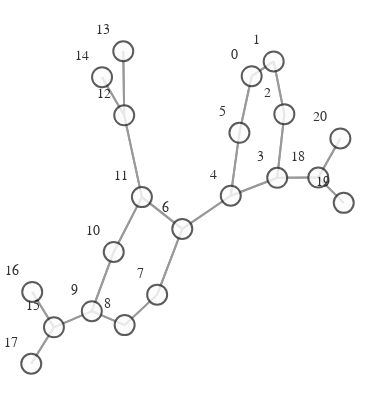

Notebook source saved alongside this figure:
### Markdown cell above
#  **GRAPH VISUALIZATION EXAMPLE**

### Code cell
import networkx as nx
from visualize import GraphVisualization

def create_graph(graph):
    g = to_networkx(graph)
    pos = nx.spring_layout(g)
    vis = GraphVisualization(
        g,
        pos,
        node_text_position="top left",
        node_size=20,
    )
    fig = vis.create_figure()
    return fig


fig = create_graph(dataset[0])
fig.show()

### Figure 1 — Plotly figure (JSON) as saved in the notebook; plotly's stock layout.template omitted (floating-point values rounded to 4 significant figures; data arrays with more than 128 entries replaced by an {"elided": "..."} marker saying what was removed)
{"data": [{"hoverinfo": "none", "line": {"color": "#808080", "width": 2}, "mode": "lines", "opacity": 0.8, "type": "scatter", "x": {"elided": "132 float values"}, "y": {"elided": "132 float values"}}, {"hoverinfo": "text", "marker": {"color": "#fcfcfc", "colorbar": {"thickness": 15, "title": {"side": "right", "text": ""}, "xanchor": "left"}, "colorscale": [[0, "rgb(255,255,217)"], [0.125, "rgb(237,248,177)"], [0.25, "rgb(199,233,180)"], [0.375, "rgb(127,205,187)"], [0.5, "rgb(65,182,196)"], [0.625, "rgb(29,145,192)"], [0.75, "rgb(34,94,168)"], [0.875, "rgb(37,52,148)"], [1, "rgb(8,29,88)"]], "line": {"color": "#333333", "width": 2}, "reversescale": false, "showscale": false, "size": 20}, "mode": "markers+text", "opacity": 0.8, "text": ["0", "1", "2", "3", "4", "5", "6", "7", "8", "9", "10", "11", "12", "13", "14", "15", "16", "17", "18", "19", "20"], "textfont": {"color": "#000000", "family": "Arial", "size": 14}, "textposition": "top left", "type": "scatter", "x": [0.4281, 0.5647, 0.6309, 0.5867, 0.2982, 0.3519, -0.002977, -0.1591, -0.361, -0.5649, -0.4286, -0.2538, -0.3637, -0.3696, -0.5014, -0.8001, -0.9351, -0.9411, 0.8417, 1, 0.979], "y": [0.3097, 0.3479, 0.2114, 0.0467, 0.0003236, 0.1632, -0.08553, -0.2557, -0.3346, -0.2985, -0.1452, -0.003292, 0.2085, 0.3742, 0.307, -0.3402, -0.2488, -0.4346, 0.04723, -0.01821, 0.1485]}], "layout": {"autosize": false, "height": 400, "hovermode": "closest", "margin": {"b": 5, "l": 0, "r": 0, "t": 20}, "paper_bgcolor": "rgba(255,255,255,255)", "plot_bgcolor": "rgba(0,0,0,0)", "scene": {"xaxis": {"autorange": true, "showgrid": false, "showline": false, "showticklabels": false, "ticks": "", "visible": false, "zeroline": false}, "yaxis": {"autorange": true, "showgrid": false, "showline": false, "showticklabels": false, "ticks": "", "visible": false, "zeroline": false}, "zaxis": {"autorange": true, "showgrid": false, "showline": false, "showticklabels": false, "ticks": "", "visible": false, "zeroline": false}}, "showlegend": false, "title": {"font": {"size": 16}, "text": ""}, "width": 375, "xaxis": {"autorange": true, "showgrid": false, "showline": false, "showticklabels": false, "ticks": "", "visible": false, "zeroline": false}, "yaxis": {"autorange": true, "showgrid": false, "showline": false, "showticklabels": false, "ticks": "", "visible": false, "zeroline": false}}}
